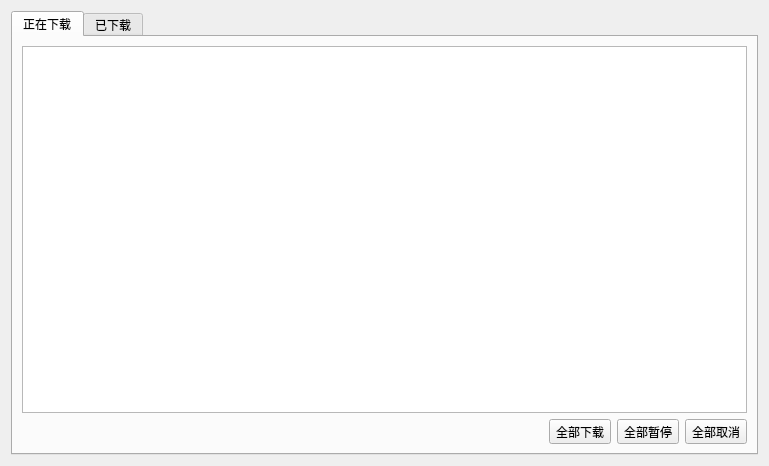
<?xml version="1.0" encoding="UTF-8"?>
<ui version="4.0">
 <class>DownloadWidget</class>
 <widget class="QWidget" name="DownloadWidget">
  <property name="geometry">
   <rect>
    <x>0</x>
    <y>0</y>
    <width>769</width>
    <height>466</height>
   </rect>
  </property>
  <property name="windowTitle">
   <string>Form</string>
  </property>
  <layout class="QGridLayout" name="gridLayout_2">
   <item row="0" column="0">
    <layout class="QGridLayout" name="downloadLayout">
     <item row="0" column="0">
      <widget class="QTabWidget" name="downlaodTabWidget">
       <property name="currentIndex">
        <number>0</number>
       </property>
       <widget class="QWidget" name="downloadTab">
        <attribute name="title">
         <string>正在下载</string>
        </attribute>
        <layout class="QGridLayout" name="gridLayout_3">
         <item row="0" column="0">
          <layout class="QVBoxLayout" name="downloadTabLayout">
           <item>
            <widget class="QListWidget" name="downloadListWidget"/>
           </item>
           <item>
            <layout class="QHBoxLayout" name="downloadBottomButtonLayout">
             <item>
              <spacer name="horizontalSpacer">
               <property name="orientation">
                <enum>Qt::Horizontal</enum>
               </property>
               <property name="sizeHint" stdset="0">
                <size>
                 <width>40</width>
                 <height>20</height>
                </size>
               </property>
              </spacer>
             </item>
             <item>
              <widget class="QToolButton" name="startAllBtn">
               <property name="text">
                <string>全部下载</string>
               </property>
              </widget>
             </item>
             <item>
              <widget class="QToolButton" name="stopAllBtn">
               <property name="text">
                <string>全部暂停</string>
               </property>
              </widget>
             </item>
             <item>
              <widget class="QToolButton" name="cancelAllBtn">
               <property name="text">
                <string>全部取消</string>
               </property>
              </widget>
             </item>
            </layout>
           </item>
          </layout>
         </item>
        </layout>
       </widget>
       <widget class="QWidget" name="historyTab">
        <attribute name="title">
         <string>已下载</string>
        </attribute>
        <layout class="QGridLayout" name="gridLayout_5">
         <item row="0" column="0">
          <layout class="QGridLayout" name="historyTabLayout">
           <item row="0" column="0">
            <widget class="QListWidget" name="historyListWidget"/>
           </item>
           <item row="1" column="0">
            <layout class="QHBoxLayout" name="historyBottomButtonLayout">
             <item>
              <spacer name="horizontalSpacer_2">
               <property name="orientation">
                <enum>Qt::Horizontal</enum>
               </property>
               <property name="sizeHint" stdset="0">
                <size>
                 <width>40</width>
                 <height>20</height>
                </size>
               </property>
              </spacer>
             </item>
             <item>
              <widget class="QToolButton" name="clearAllBtn">
               <property name="text">
                <string>清空</string>
               </property>
              </widget>
             </item>
            </layout>
           </item>
          </layout>
         </item>
        </layout>
       </widget>
      </widget>
     </item>
    </layout>
   </item>
  </layout>
 </widget>
 <resources/>
 <connections/>
</ui>
